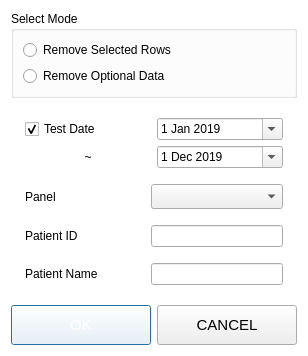
<?xml version="1.0" encoding="UTF-8"?>
<ui version="4.0">
 <class>RemoveDlg</class>
 <widget class="QDialog" name="RemoveDlg">
  <property name="geometry">
   <rect>
    <x>0</x>
    <y>0</y>
    <width>304</width>
    <height>323</height>
   </rect>
  </property>
  <property name="styleSheet">
   <string notr="true">QDialog#RemoveDlg
{
background-color: rgb(255, 255, 255);
}
</string>
  </property>
  <layout class="QGridLayout" name="gridLayout">
   <item row="1" column="0" colspan="2">
    <widget class="QWidget" name="widgetOptionGroup" native="true">
     <layout class="QGridLayout" name="gridLayout_3">
      <item row="0" column="0">
       <layout class="QGridLayout" name="gridLayout_2">
        <property name="leftMargin">
         <number>5</number>
        </property>
        <property name="topMargin">
         <number>5</number>
        </property>
        <property name="rightMargin">
         <number>5</number>
        </property>
        <property name="bottomMargin">
         <number>5</number>
        </property>
        <item row="1" column="1">
         <widget class="QDateEdit" name="dateEditTo">
          <property name="styleSheet">
           <string notr="true">QDateEdit::drop-down
{
	image: url(:/Image/Image/Information/calendar.png);
};</string>
          </property>
          <property name="calendarPopup">
           <bool>true</bool>
          </property>
          <property name="date">
           <date>
            <year>2019</year>
            <month>12</month>
            <day>1</day>
           </date>
          </property>
         </widget>
        </item>
        <item row="0" column="1">
         <widget class="QDateEdit" name="dateEditFrom">
          <property name="styleSheet">
           <string notr="true">QDateEdit::drop-down
{
	image: url(:/Image/Image/Information/calendar.png);
};</string>
          </property>
          <property name="calendarPopup">
           <bool>true</bool>
          </property>
          <property name="date">
           <date>
            <year>2019</year>
            <month>1</month>
            <day>1</day>
           </date>
          </property>
         </widget>
        </item>
        <item row="0" column="0">
         <widget class="CCheckBoxParentWidget" name="checkTestDate">
          <property name="text">
           <string>Test Date</string>
          </property>
          <property name="checked">
           <bool>true</bool>
          </property>
         </widget>
        </item>
        <item row="1" column="0">
         <widget class="QLabel" name="label">
          <property name="text">
           <string>~</string>
          </property>
          <property name="alignment">
           <set>Qt::AlignCenter</set>
          </property>
         </widget>
        </item>
       </layout>
      </item>
      <item row="1" column="0">
       <layout class="QHBoxLayout" name="horizontalLayout_4">
        <property name="spacing">
         <number>5</number>
        </property>
        <property name="leftMargin">
         <number>5</number>
        </property>
        <property name="topMargin">
         <number>5</number>
        </property>
        <property name="rightMargin">
         <number>5</number>
        </property>
        <property name="bottomMargin">
         <number>5</number>
        </property>
        <item>
         <widget class="QLabel" name="label_4">
          <property name="text">
           <string>Panel</string>
          </property>
         </widget>
        </item>
        <item>
         <widget class="QComboBox" name="comboBox">
          <property name="minimumSize">
           <size>
            <width>132</width>
            <height>25</height>
           </size>
          </property>
          <property name="maximumSize">
           <size>
            <width>132</width>
            <height>16777215</height>
           </size>
          </property>
          <property name="styleSheet">
           <string notr="true">QComboBox::down-arrow {
image: url(:/Image/Image/Information/arrow_down.png);
width: 14px;
height: 14px;
}</string>
          </property>
         </widget>
        </item>
       </layout>
      </item>
      <item row="2" column="0">
       <layout class="QHBoxLayout" name="horizontalLayout_2">
        <property name="spacing">
         <number>5</number>
        </property>
        <property name="leftMargin">
         <number>5</number>
        </property>
        <property name="topMargin">
         <number>5</number>
        </property>
        <property name="rightMargin">
         <number>5</number>
        </property>
        <property name="bottomMargin">
         <number>5</number>
        </property>
        <item>
         <widget class="QLabel" name="label_2">
          <property name="text">
           <string>Patient ID</string>
          </property>
         </widget>
        </item>
        <item>
         <widget class="QLineEdit" name="editPatientID">
          <property name="sizePolicy">
           <sizepolicy hsizetype="Minimum" vsizetype="Fixed">
            <horstretch>0</horstretch>
            <verstretch>0</verstretch>
           </sizepolicy>
          </property>
          <property name="minimumSize">
           <size>
            <width>132</width>
            <height>0</height>
           </size>
          </property>
          <property name="maximumSize">
           <size>
            <width>132</width>
            <height>16777215</height>
           </size>
          </property>
         </widget>
        </item>
       </layout>
      </item>
      <item row="3" column="0">
       <layout class="QHBoxLayout" name="horizontalLayout_3">
        <property name="spacing">
         <number>5</number>
        </property>
        <property name="leftMargin">
         <number>5</number>
        </property>
        <property name="topMargin">
         <number>5</number>
        </property>
        <property name="rightMargin">
         <number>5</number>
        </property>
        <property name="bottomMargin">
         <number>5</number>
        </property>
        <item>
         <widget class="QLabel" name="label_3">
          <property name="text">
           <string>Patient Name</string>
          </property>
         </widget>
        </item>
        <item>
         <widget class="QLineEdit" name="editPatientName">
          <property name="sizePolicy">
           <sizepolicy hsizetype="Minimum" vsizetype="Fixed">
            <horstretch>0</horstretch>
            <verstretch>0</verstretch>
           </sizepolicy>
          </property>
          <property name="minimumSize">
           <size>
            <width>132</width>
            <height>0</height>
           </size>
          </property>
          <property name="maximumSize">
           <size>
            <width>132</width>
            <height>16777215</height>
           </size>
          </property>
         </widget>
        </item>
       </layout>
      </item>
     </layout>
    </widget>
   </item>
   <item row="2" column="0">
    <widget class="CustomImageButtonWidget" name="btnOK">
     <property name="minimumSize">
      <size>
       <width>140</width>
       <height>40</height>
      </size>
     </property>
     <property name="maximumSize">
      <size>
       <width>140</width>
       <height>40</height>
      </size>
     </property>
     <property name="palette">
      <palette>
       <active>
        <colorrole role="Button">
         <brush brushstyle="SolidPattern">
          <color alpha="255">
           <red>255</red>
           <green>255</green>
           <blue>255</blue>
          </color>
         </brush>
        </colorrole>
        <colorrole role="ButtonText">
         <brush brushstyle="SolidPattern">
          <color alpha="255">
           <red>255</red>
           <green>255</green>
           <blue>255</blue>
          </color>
         </brush>
        </colorrole>
        <colorrole role="Base">
         <brush brushstyle="SolidPattern">
          <color alpha="255">
           <red>255</red>
           <green>255</green>
           <blue>255</blue>
          </color>
         </brush>
        </colorrole>
        <colorrole role="Window">
         <brush brushstyle="SolidPattern">
          <color alpha="255">
           <red>255</red>
           <green>255</green>
           <blue>255</blue>
          </color>
         </brush>
        </colorrole>
       </active>
       <inactive>
        <colorrole role="Button">
         <brush brushstyle="SolidPattern">
          <color alpha="255">
           <red>255</red>
           <green>255</green>
           <blue>255</blue>
          </color>
         </brush>
        </colorrole>
        <colorrole role="ButtonText">
         <brush brushstyle="SolidPattern">
          <color alpha="255">
           <red>255</red>
           <green>255</green>
           <blue>255</blue>
          </color>
         </brush>
        </colorrole>
        <colorrole role="Base">
         <brush brushstyle="SolidPattern">
          <color alpha="255">
           <red>255</red>
           <green>255</green>
           <blue>255</blue>
          </color>
         </brush>
        </colorrole>
        <colorrole role="Window">
         <brush brushstyle="SolidPattern">
          <color alpha="255">
           <red>255</red>
           <green>255</green>
           <blue>255</blue>
          </color>
         </brush>
        </colorrole>
       </inactive>
       <disabled>
        <colorrole role="Button">
         <brush brushstyle="SolidPattern">
          <color alpha="255">
           <red>255</red>
           <green>255</green>
           <blue>255</blue>
          </color>
         </brush>
        </colorrole>
        <colorrole role="ButtonText">
         <brush brushstyle="SolidPattern">
          <color alpha="255">
           <red>120</red>
           <green>120</green>
           <blue>120</blue>
          </color>
         </brush>
        </colorrole>
        <colorrole role="Base">
         <brush brushstyle="SolidPattern">
          <color alpha="255">
           <red>255</red>
           <green>255</green>
           <blue>255</blue>
          </color>
         </brush>
        </colorrole>
        <colorrole role="Window">
         <brush brushstyle="SolidPattern">
          <color alpha="255">
           <red>255</red>
           <green>255</green>
           <blue>255</blue>
          </color>
         </brush>
        </colorrole>
       </disabled>
      </palette>
     </property>
     <property name="font">
      <font>
       <pointsize>11</pointsize>
      </font>
     </property>
     <property name="text">
      <string>OK</string>
     </property>
    </widget>
   </item>
   <item row="2" column="1">
    <widget class="CustomImageButtonWidget" name="btnCANCEL">
     <property name="minimumSize">
      <size>
       <width>140</width>
       <height>40</height>
      </size>
     </property>
     <property name="maximumSize">
      <size>
       <width>140</width>
       <height>40</height>
      </size>
     </property>
     <property name="font">
      <font>
       <pointsize>11</pointsize>
      </font>
     </property>
     <property name="text">
      <string>CANCEL</string>
     </property>
    </widget>
   </item>
   <item row="0" column="0" colspan="2">
    <widget class="QGroupBox" name="groupBox">
     <property name="title">
      <string>Select Mode</string>
     </property>
     <layout class="QVBoxLayout" name="verticalLayout">
      <item>
       <widget class="QRadioButton" name="radioSelectedRows">
        <property name="text">
         <string>Remove Selected Rows</string>
        </property>
       </widget>
      </item>
      <item>
       <widget class="QRadioButton" name="radioOption">
        <property name="text">
         <string>Remove Optional Data </string>
        </property>
       </widget>
      </item>
     </layout>
    </widget>
   </item>
  </layout>
 </widget>
 <customwidgets>
  <customwidget>
   <class>CustomImageButtonWidget</class>
   <extends>QPushButton</extends>
   <header>UIClass/CustomWidget/CustomImageButtonWidget.h</header>
  </customwidget>
  <customwidget>
   <class>CCheckBoxParentWidget</class>
   <extends>QCheckBox</extends>
   <header>Common/CommonParentWidget/CCheckBoxParentWidget.h</header>
  </customwidget>
 </customwidgets>
 <resources/>
 <connections/>
</ui>
